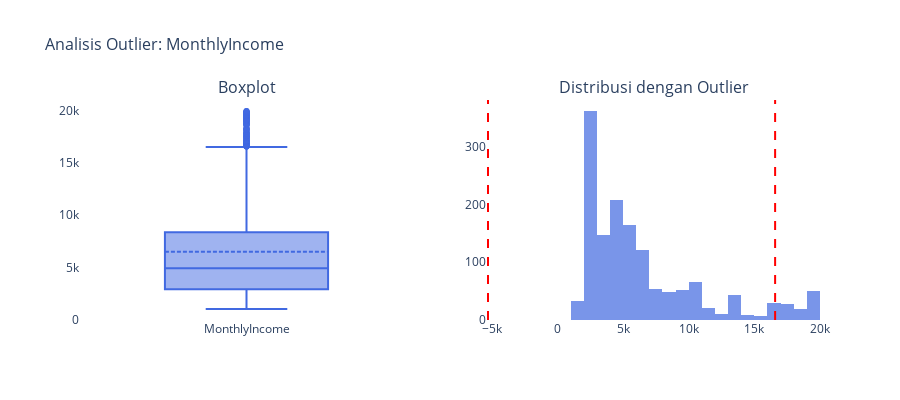
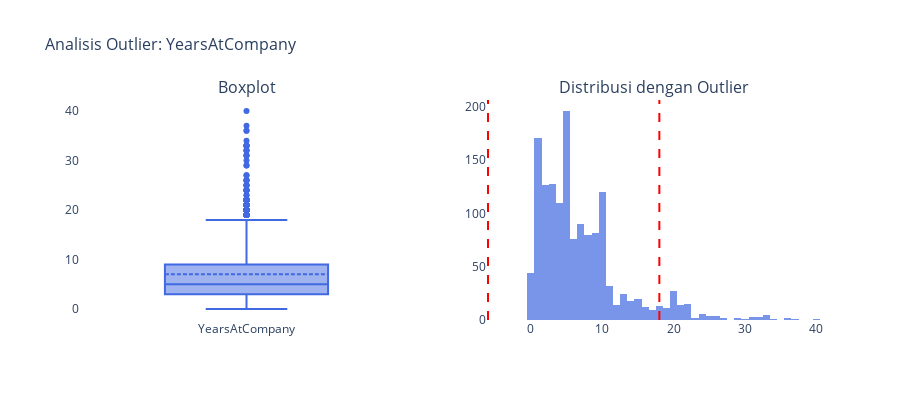
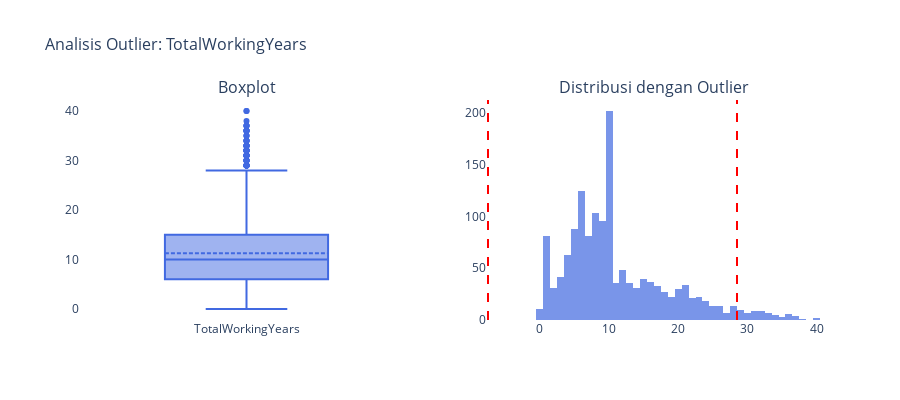
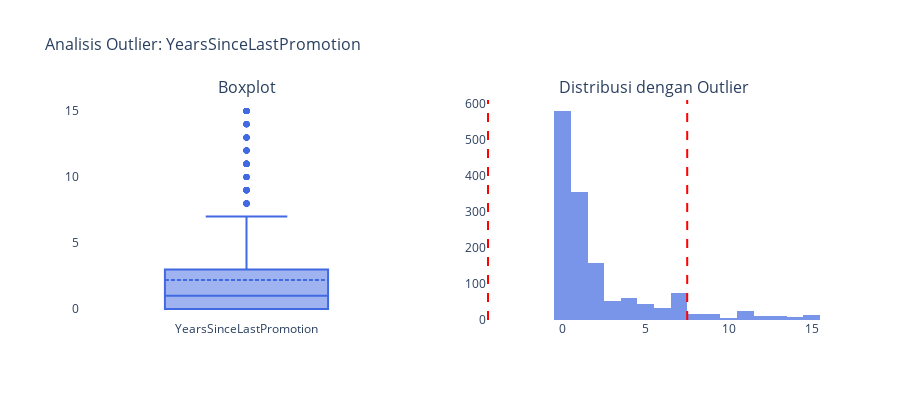

Source (notebook cell) for these figures, in order:
### Code cell
outlier_results = {}
for col in important_columns:
    print(f"\n{'='*50}")
    print(f"Analisis outlier untuk kolom: {col}")
    print(f"{'='*50}")
    result = detect_and_visualize_outliers(df, col)
    outlier_results[col] = result
    print(f"Kolom {col}: {result['outlier_count']} outliers ({result['outlier_percentage']:.2f}%)")
    print(f"Batas bawah (lower bound): {result['lower_bound']}")
    print(f"Batas atas (upper bound): {result['upper_bound']}")

### Figure 1 — Plotly figure (JSON) as saved in the notebook; plotly's stock layout.template omitted (floating-point values rounded to 4 significant figures; data arrays with more than 128 entries replaced by an {"elided": "..."} marker saying what was removed)
{"data": [{"boxmean": true, "marker": {"color": "royalblue"}, "name": "MonthlyIncome", "type": "box", "xaxis": "x", "y": {"elided": "1470 int values"}, "yaxis": "y"}, {"marker": {"color": "royalblue"}, "name": "MonthlyIncome", "opacity": 0.7, "type": "histogram", "x": {"elided": "1470 int values"}, "xaxis": "x2", "yaxis": "y2"}], "layout": {"annotations": [{"font": {"size": 16}, "showarrow": false, "text": "Boxplot", "x": 0.225, "xanchor": "center", "xref": "paper", "y": 1, "yanchor": "bottom", "yref": "paper"}, {"font": {"size": 16}, "showarrow": false, "text": "Distribusi dengan Outlier", "x": 0.775, "xanchor": "center", "xref": "paper", "y": 1, "yanchor": "bottom", "yref": "paper"}], "height": 400, "plot_bgcolor": "white", "shapes": [{"line": {"color": "red", "dash": "dash"}, "type": "line", "x0": -5291, "x1": -5291, "xref": "x2", "y0": 0, "y1": 1, "yref": "y2 domain"}, {"line": {"color": "red", "dash": "dash"}, "type": "line", "x0": 16581, "x1": 16581, "xref": "x2", "y0": 0, "y1": 1, "yref": "y2 domain"}], "showlegend": false, "title": {"font": {"size": 16}, "text": "Analisis Outlier: MonthlyIncome"}, "width": 900, "xaxis": {"anchor": "y", "domain": [0, 0.45]}, "xaxis2": {"anchor": "y2", "domain": [0.55, 1]}, "yaxis": {"anchor": "x", "domain": [0, 1]}, "yaxis2": {"anchor": "x2", "domain": [0, 1]}}}

### Figure 2 — Plotly figure (JSON) as saved in the notebook; plotly's stock layout.template omitted (floating-point values rounded to 4 significant figures; data arrays with more than 128 entries replaced by an {"elided": "..."} marker saying what was removed)
{"data": [{"boxmean": true, "marker": {"color": "royalblue"}, "name": "YearsAtCompany", "type": "box", "xaxis": "x", "y": {"elided": "1470 int values"}, "yaxis": "y"}, {"marker": {"color": "royalblue"}, "name": "YearsAtCompany", "opacity": 0.7, "type": "histogram", "x": {"elided": "1470 int values"}, "xaxis": "x2", "yaxis": "y2"}], "layout": {"annotations": [{"font": {"size": 16}, "showarrow": false, "text": "Boxplot", "x": 0.225, "xanchor": "center", "xref": "paper", "y": 1, "yanchor": "bottom", "yref": "paper"}, {"font": {"size": 16}, "showarrow": false, "text": "Distribusi dengan Outlier", "x": 0.775, "xanchor": "center", "xref": "paper", "y": 1, "yanchor": "bottom", "yref": "paper"}], "height": 400, "plot_bgcolor": "white", "shapes": [{"line": {"color": "red", "dash": "dash"}, "type": "line", "x0": -6, "x1": -6, "xref": "x2", "y0": 0, "y1": 1, "yref": "y2 domain"}, {"line": {"color": "red", "dash": "dash"}, "type": "line", "x0": 18, "x1": 18, "xref": "x2", "y0": 0, "y1": 1, "yref": "y2 domain"}], "showlegend": false, "title": {"font": {"size": 16}, "text": "Analisis Outlier: YearsAtCompany"}, "width": 900, "xaxis": {"anchor": "y", "domain": [0, 0.45]}, "xaxis2": {"anchor": "y2", "domain": [0.55, 1]}, "yaxis": {"anchor": "x", "domain": [0, 1]}, "yaxis2": {"anchor": "x2", "domain": [0, 1]}}}

### Figure 3 — Plotly figure (JSON) as saved in the notebook; plotly's stock layout.template omitted (floating-point values rounded to 4 significant figures; data arrays with more than 128 entries replaced by an {"elided": "..."} marker saying what was removed)
{"data": [{"boxmean": true, "marker": {"color": "royalblue"}, "name": "TotalWorkingYears", "type": "box", "xaxis": "x", "y": {"elided": "1470 int values"}, "yaxis": "y"}, {"marker": {"color": "royalblue"}, "name": "TotalWorkingYears", "opacity": 0.7, "type": "histogram", "x": {"elided": "1470 int values"}, "xaxis": "x2", "yaxis": "y2"}], "layout": {"annotations": [{"font": {"size": 16}, "showarrow": false, "text": "Boxplot", "x": 0.225, "xanchor": "center", "xref": "paper", "y": 1, "yanchor": "bottom", "yref": "paper"}, {"font": {"size": 16}, "showarrow": false, "text": "Distribusi dengan Outlier", "x": 0.775, "xanchor": "center", "xref": "paper", "y": 1, "yanchor": "bottom", "yref": "paper"}], "height": 400, "plot_bgcolor": "white", "shapes": [{"line": {"color": "red", "dash": "dash"}, "type": "line", "x0": -7.5, "x1": -7.5, "xref": "x2", "y0": 0, "y1": 1, "yref": "y2 domain"}, {"line": {"color": "red", "dash": "dash"}, "type": "line", "x0": 28.5, "x1": 28.5, "xref": "x2", "y0": 0, "y1": 1, "yref": "y2 domain"}], "showlegend": false, "title": {"font": {"size": 16}, "text": "Analisis Outlier: TotalWorkingYears"}, "width": 900, "xaxis": {"anchor": "y", "domain": [0, 0.45]}, "xaxis2": {"anchor": "y2", "domain": [0.55, 1]}, "yaxis": {"anchor": "x", "domain": [0, 1]}, "yaxis2": {"anchor": "x2", "domain": [0, 1]}}}

### Figure 4 — Plotly figure (JSON) as saved in the notebook; plotly's stock layout.template omitted (floating-point values rounded to 4 significant figures; data arrays with more than 128 entries replaced by an {"elided": "..."} marker saying what was removed)
{"data": [{"boxmean": true, "marker": {"color": "royalblue"}, "name": "YearsSinceLastPromotion", "type": "box", "xaxis": "x", "y": {"elided": "1470 int values"}, "yaxis": "y"}, {"marker": {"color": "royalblue"}, "name": "YearsSinceLastPromotion", "opacity": 0.7, "type": "histogram", "x": {"elided": "1470 int values"}, "xaxis": "x2", "yaxis": "y2"}], "layout": {"annotations": [{"font": {"size": 16}, "showarrow": false, "text": "Boxplot", "x": 0.225, "xanchor": "center", "xref": "paper", "y": 1, "yanchor": "bottom", "yref": "paper"}, {"font": {"size": 16}, "showarrow": false, "text": "Distribusi dengan Outlier", "x": 0.775, "xanchor": "center", "xref": "paper", "y": 1, "yanchor": "bottom", "yref": "paper"}], "height": 400, "plot_bgcolor": "white", "shapes": [{"line": {"color": "red", "dash": "dash"}, "type": "line", "x0": -4.5, "x1": -4.5, "xref": "x2", "y0": 0, "y1": 1, "yref": "y2 domain"}, {"line": {"color": "red", "dash": "dash"}, "type": "line", "x0": 7.5, "x1": 7.5, "xref": "x2", "y0": 0, "y1": 1, "yref": "y2 domain"}], "showlegend": false, "title": {"font": {"size": 16}, "text": "Analisis Outlier: YearsSinceLastPromotion"}, "width": 900, "xaxis": {"anchor": "y", "domain": [0, 0.45]}, "xaxis2": {"anchor": "y2", "domain": [0.55, 1]}, "yaxis": {"anchor": "x", "domain": [0, 1]}, "yaxis2": {"anchor": "x2", "domain": [0, 1]}}}
